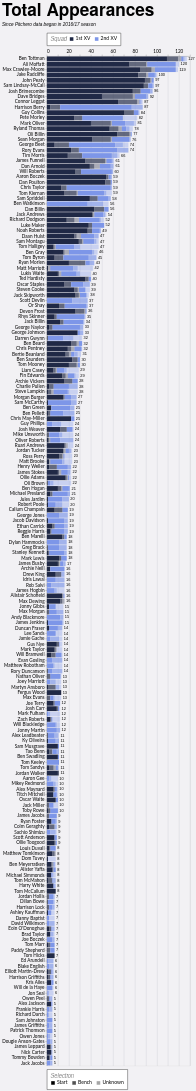

Here is the Vega-Lite specification saved for this chart:
### Vega-Lite specification from a JSON file in a GitHub repository (floating-point values rounded to 4 significant figures; data arrays with more than 128 entries replaced by an {"elided": "..."} marker saying what was removed)
{"config": {"axis": {"labelFont": "Lato, sans-serif", "titleFont": "PT Sans Narrow, Helvetica Neue, Helvetica, Arial, sans-serif", "labelFontSize": 13, "titleFontSize": 24, "gridColor": "#202947", "gridOpacity": 0.2}, "header": {"labelFont": "PT Sans Narrow, Helvetica Neue, Helvetica, Arial, sans-serif", "titleFont": "PT Sans Narrow, Helvetica Neue, Helvetica, Arial, sans-serif", "labelFontSize": 24, "titleFontSize": 28, "labelFontWeight": "bold", "orient": "left"}, "legend": {"labelFont": "Lato, sans-serif", "titleFont": "PT Sans Narrow, Helvetica Neue, Helvetica, Arial, sans-serif", "labelFontSize": 14, "titleFontSize": 16, "titlePadding": 5, "fillColor": "white", "strokeColor": "black", "padding": 10, "titleFontWeight": "lighter", "titleFontStyle": "italic", "titleColor": "gray", "offset": 10}, "title": {"font": "PT Sans Narrow, Helvetica Neue, Helvetica, Arial, sans-serif", "fontSize": 48, "fontWeight": "bold", "anchor": "start", "align": "center", "titlePadding": 20, "subtitlePadding": 10, "subtitleFontSize": 13, "subtitleColor": "", "subtitleFontStyle": "italic", "offset": 15, "color": "black"}, "axisX": {"labelAngle": 0}, "facet": {"title": null, "header": null, "align": {"row": "each", "column": "each"}}, "resolve": {"scale": {"y": "independent", "facet": "independent"}}, "background": "#f2f1f4"}, "layer": [{"mark": {"type": "bar"}, "encoding": {"color": {"field": "squad", "legend": {"labelExpr": "datum.value + ' XV'", "orient": "top", "title": "Squad", "titleOrient": "left"}, "scale": {"domain": ["1st", "2nd"], "range": ["#202946", "#7d96e8"]}, "sort": ["1st", "2nd"], "type": "nominal"}, "opacity": {"field": "start", "legend": {"orient": "bottom", "title": "Selection"}, "scale": {"domain": ["Start", "Bench", "Unknown"], "range": [1.0, 0.35, 0.2]}, "sort": ["Start", "Bench", "Unknown"], "type": "nominal"}, "order": {"field": "stack_order", "sort": "ascending", "type": "quantitative"}, "tooltip": [{"field": "player", "title": "Player", "type": "nominal"}, {"field": "squad", "title": "Squad", "type": "nominal"}, {"field": "start", "title": "Selection", "type": "nominal"}, {"aggregate": "sum", "field": "games", "title": "Games", "type": "quantitative"}, {"aggregate": "max", "field": "player_total", "title": "Total", "type": "quantitative"}], "x": {"aggregate": "sum", "axis": {"orient": "top", "title": null}, "field": "games", "type": "quantitative"}, "y": {"field": "player", "sort": {"field": "player_total", "op": "max", "order": "descending"}, "title": null, "type": "nominal"}}}, {"mark": {"type": "text", "align": "left", "baseline": "middle", "color": "black", "dx": 4, "fontSize": 11}, "encoding": {"text": {"field": "total_games", "format": ".0f", "type": "quantitative"}, "x": {"axis": {"orient": "top", "title": null}, "field": "total_games", "type": "quantitative"}, "y": {"field": "player", "sort": {"field": "player_total", "op": "max", "order": "descending"}, "title": null, "type": "nominal"}}, "transform": [{"aggregate": [{"op": "sum", "field": "games", "as": "total_games"}, {"op": "max", "field": "player_total", "as": "player_total"}], "groupby": ["player"]}]}], "data": {"name": "data-e568a8cb1ac112a78dc934063dc0875c"}, "height": {"step": 15}, "params": [{"name": "seasonParam", "value": []}, {"name": "gameTypesParam", "value": []}, {"name": "squadParam", "value": "All"}, {"name": "positionsParam", "value": []}, {"name": "minAppsParam", "value": 5}], "title": {"text": "Total Appearances", "subtitle": "Since Pitchero data began in 2016/17 season"}, "transform": [{"filter": "length(seasonParam) === 0 || indexof(seasonParam, datum.season) >= 0"}, {"filter": "length(gameTypesParam) === 0 || indexof(gameTypesParam, datum.game_type) >= 0"}, {"filter": "squadParam === \"All\" || datum.squad === squadParam"}, {"filter": "length(positionsParam) === 0 || indexof(positionsParam, datum.position) >= 0"}, {"joinaggregate": [{"op": "sum", "field": "games", "as": "player_total"}], "groupby": ["player"]}, {"filter": "datum.player_total >= minAppsParam"}], "width": 400, "$schema": "https://vega.github.io/schema/vega-lite/v5.20.1.json", "datasets": {"data-e568a8cb1ac112a78dc934063dc0875c": {"elided": "2373 records"}}}
